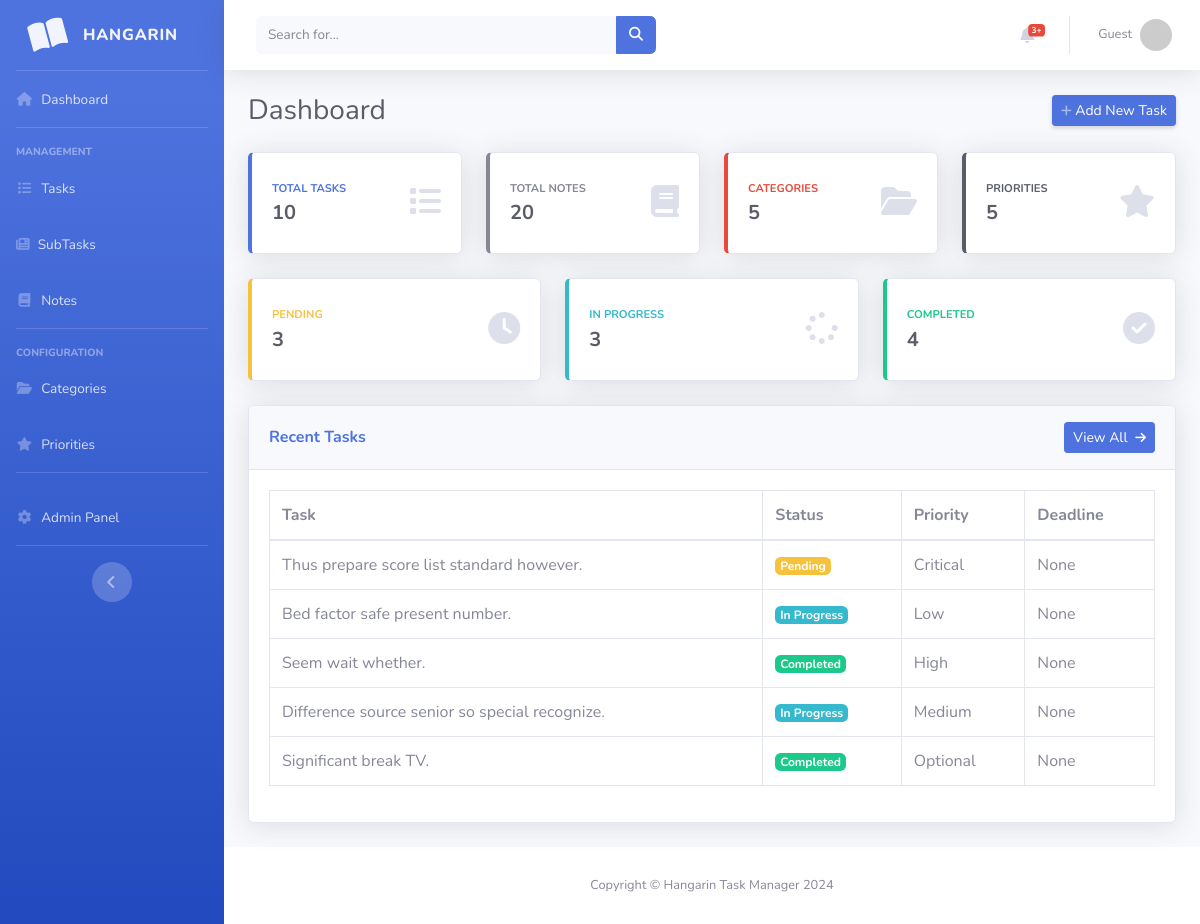
The app's page /, older data.
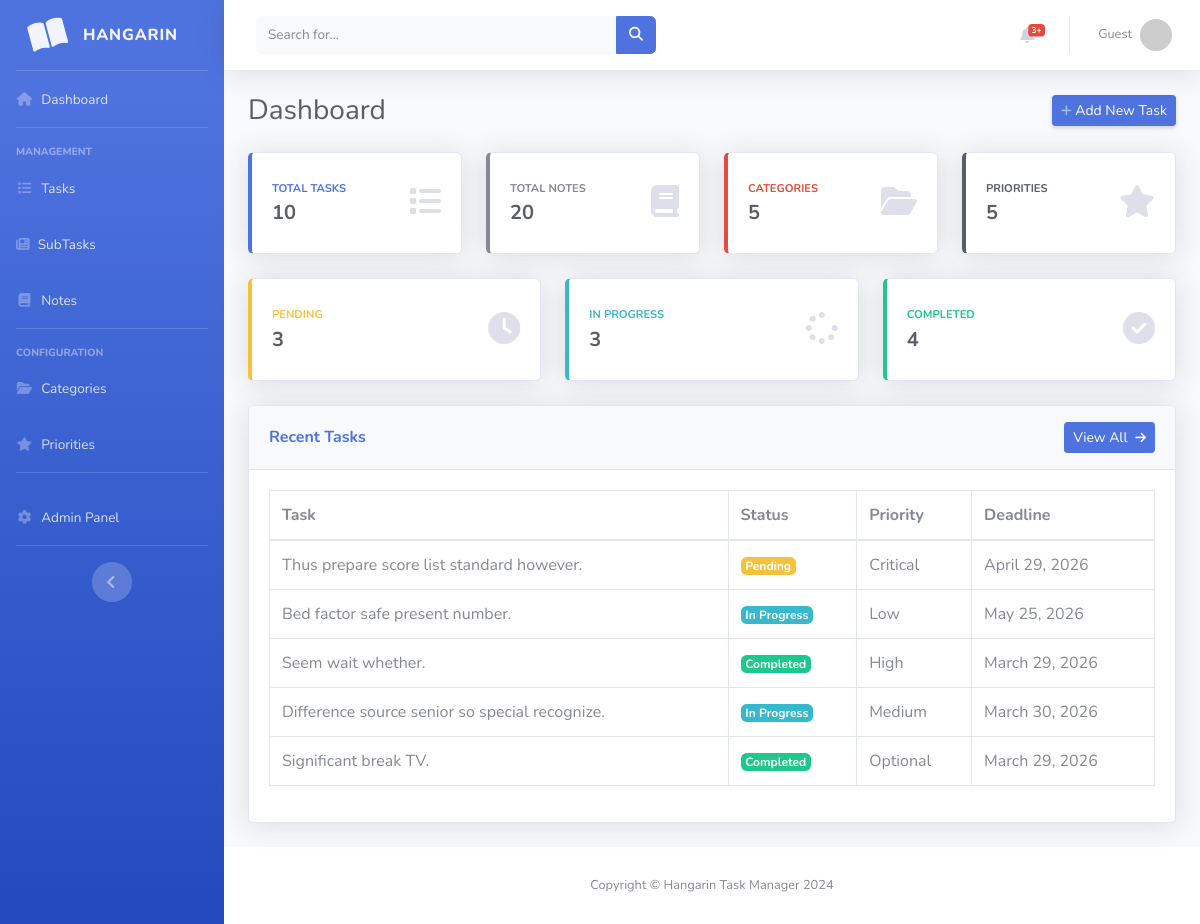
The same page, newer data.
### taskmanager/models.py (models this page shows, shortened)
class BaseModel(models.Model):
    created_at = models.DateTimeField(auto_now_add=True)
    updated_at = models.DateTimeField(auto_now=True)
    class Meta:
        abstract = True

class Task(BaseModel):
    title = models.CharField(max_length=200)
    description = models.TextField()
    status = models.CharField(
        max_length=50,
        choices=[
            ("Pending", "Pending"),
            ("In Progress", "In Progress"),
            ("Completed", "Completed"),
        ],
        default="Pending"
    )
    deadline = models.DateField()
    priority = models.ForeignKey(Priority, on_delete=models.CASCADE)
    category = models.ForeignKey(Category, on_delete=models.CASCADE)

class Priority(models.Model):
    name = models.CharField(max_length=100)
    class Meta:
        verbose_name = "Priority"
        verbose_name_plural = "Priorities"
    def __str__(self):
        return self.name

### taskmanager/views.py (the view)
# urls.py: path('', views.HomePageView.as_view(), name='home'),
class HomePageView(ListView):
    model = Task
    context_object_name = 'home'
    template_name = "home.html"
    def get_context_data(self, **kwargs):
        context = super().get_context_data(**kwargs)
        context['total_tasks'] = Task.objects.count()
        context['pending_count'] = Task.objects.filter(status='Pending').count()
        context['inprogress_count'] = Task.objects.filter(status='In Progress').count()
        context['completed_count'] = Task.objects.filter(status='Completed').count()
        context['total_categories'] = Category.objects.count()
        context['total_priorities'] = Priority.objects.count()
        context['total_notes'] = Note.objects.count()
        context['recent_tasks'] = Task.objects.all().order_by('-created_at')[:5]
        return context

### templates/home.html (shortened to what the changed rows need)
{% extends 'base.html' %}
{% load static %}
{% block content %}
<div class="d-sm-flex align-items-center justify-content-between mb-4">
    <h1 class="h3 mb-0 text-gray-800">Dashboard</h1>
</div>
<div class="row">
    <div class="col-12">
        <div class="card shadow mb-4">
            <div class="card-body">
                <div class="table-responsive">
                    <table class="table table-bordered" width="100%" cellspacing="0">
                        <thead>
                            <tr>
                                <th>Task</th>
                                <th>Status</th>
                                <th>Priority</th>
                                <th>Deadline</th>
                            </tr>
                        </thead>
                        <tbody>
                            {% for task in recent_tasks %}
                            <tr>
                                <td>{{ task.title }}</td>
                                <td>
                                    {% if task.status == 'Completed' %}
                                        <span class="badge badge-success">{{ task.status }}</span>
                                    {% elif task.status == 'In Progress' %}
                                        <span class="badge badge-info">{{ task.status }}</span>
                                    {% else %}
                                        <span class="badge badge-warning">{{ task.status }}</span>
                                    {% endif %}
                                </td>
                                <td>{{ task.priority }}</td>
                                <td>{{ task.deadline }}</td>
                            </tr>
                            {% empty %}
                            <tr>
                                <td colspan="4" class="text-center text-gray-500">No tasks yet</td>
                            </tr>
                            {% endfor %}
                        </tbody>
                    </table>
                </div>
            </div>
        </div>
    </div>
</div>
{% endblock %}

Row changes from the older to the newer data that the page shows:
changed Task "Thus prepare score list standard however.": deadline "None" → "April 29, 2026"
changed Task "Bed factor safe present number.": deadline "None" → "May 25, 2026"
changed Task "Seem wait whether.": deadline "None" → "March 29, 2026"
changed Task "Difference source senior so special recognize.": deadline "None" → "March 30, 2026"
changed Task "Significant break TV.": deadline "None" → "March 29, 2026"
